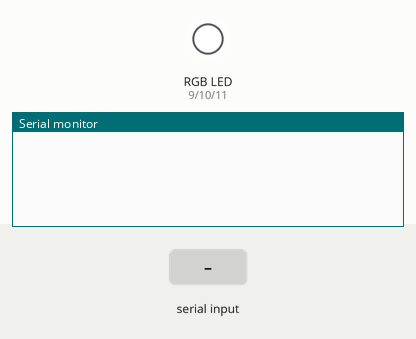
This sketch was run on a simulated Arduino Uno, built with avr-gcc and run on an emulated ATmega328P. On the bench: an RGB LED mixed from three pins (HIGH = lit), the last lines printed to the serial monitor. Inputs (shaded band) come from the test bench.

Above: at 1.2 s.
1.3 s: "AT,1\n" received over Serial
At 3.4 s:
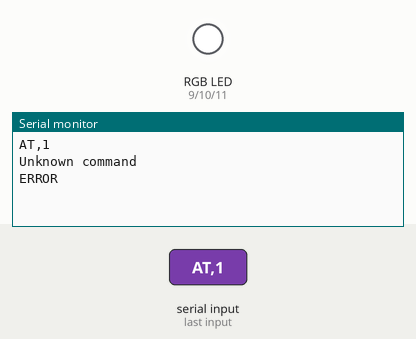
3.8 s: "SETCOLOR,1\n" received over Serial
At 5.8 s:
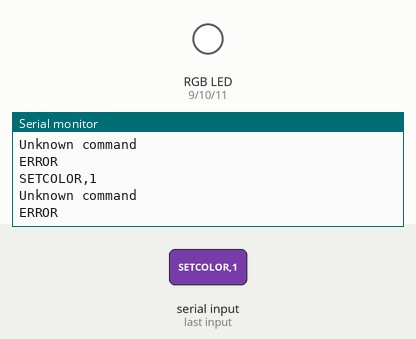
6.3 s: "SAVECOLOR,1\n" received over Serial
At 7.7 s:
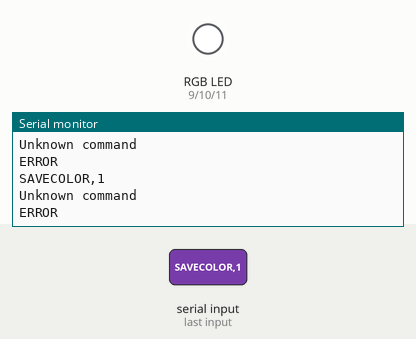

The sketch:

RGB_LED_Bluetooth_Arduino.ino
```cpp
#include <EEPROM.h>

#define RED_LED     9
#define GREEN_LED   10
#define BLUE_LED    11

#define CMD_LENGTH 64

int colorValue = 0;

int red_value = 255;
int green_value = 0;
int blue_value = 0;

int redColorValue = 0;
int greenColorValue = 0;
int blueColorValue = 0;

int cycleDelay = 30;

int displayState = 0;

String serial_command = "";

void setup() {
  Serial.begin(9600);

  // put your setup code here, to run once:
  pinMode(RED_LED, OUTPUT);
  pinMode(GREEN_LED, OUTPUT);
  pinMode(BLUE_LED, OUTPUT);

  digitalWrite(RED_LED, LOW);
  digitalWrite(GREEN_LED, LOW);
  digitalWrite(BLUE_LED, LOW);

  redColorValue = EEPROM.read(0);
  greenColorValue = EEPROM.read(1);
  blueColorValue = EEPROM.read(2);

  displayColor(redColorValue, greenColorValue, blueColorValue);
}

void loop() {

  if(Serial.available()) {
    serial_command = Serial.readString();
    commandParse(serial_command);
  }

}

void commandParse(String cmd) {

  cmd.trim();
  Serial.println(cmd);

  if (cmd.equals("AT")) {
    Serial.println("OK");
  }
  else if (cmd.startsWith("SETCOLOR", 3)) {
    Serial.println("Set the color");

    //------------------------------
    int redStart = cmd.indexOf('=');
    int redEnd = cmd.indexOf(',');

    int greenStart = cmd.indexOf(',');
    int greenEnd = cmd.indexOf(',', greenStart + 1);

    //int blueStart = cmd.indexOf(',', greenStart + 1);
    //int blueEnd = cmd.indexOf(',', greenStart + 1);
    int blueStart = greenEnd + 1;

    // ------------------------------------------
    String red = cmd.substring(redStart + 1, redEnd);
    int r = red.toInt();

    String green = cmd.substring(greenStart + 1, greenEnd);
    int g = green.toInt();

    String blue = cmd.substring(blueStart);
    int b = blue.toInt();

    Serial.println(r);
    Serial.println(g);
    Serial.println(b);

    displayColor(r, g, b);

    Serial.println("OK");

  }
  else if (cmd.startsWith("SAVECOLOR", 3)) {
    Serial.println("Save the color");
    Serial.println("OK");
  }
  else {
    Serial.println("Unknown command");
    Serial.println("ERROR");
  }

}

void displayColor(int red, int green, int blue) {
  analogWrite(RED_LED, red);
  analogWrite(GREEN_LED, green);
  analogWrite(BLUE_LED, blue);
}

void cycleColor() {
  // put your main code here, to run repeatedly:
  for (int i = 0; i < 256; i++) {
    red_value--;
    green_value = i;
    blue_value = 0;

    displayColor(red_value, green_value, blue_value);
    delay(cycleDelay);
  }

  for (int i = 0; i < 256; i++) {
    red_value = 0;
    green_value--;
    blue_value = i;

    displayColor(red_value, green_value, blue_value);
    delay(cycleDelay);
  }

  for (int i = 0; i < 256; i++) {
    red_value = i;
    green_value = 0;
    blue_value--;

    displayColor(red_value, green_value, blue_value);
    delay(cycleDelay);
  }
}
```

Measured:
- after the input at 1.3 s, the serial monitor: prints a new line after 1.0 s (image 1)
- after the input at 3.8 s, the serial monitor: prints a new line after 1.0 s (image 2)
- after the input at 6.3 s, the serial monitor: prints a new line after 1.0 s (image 3)
